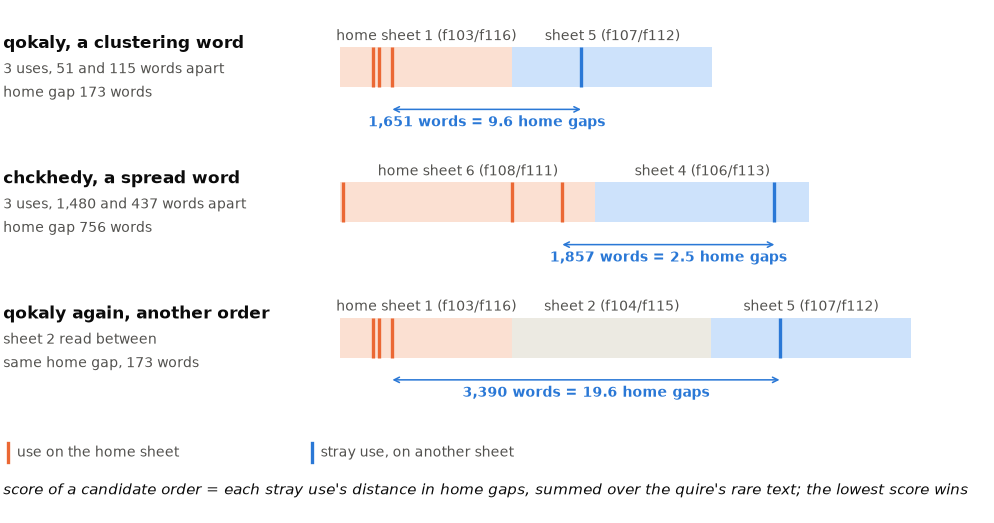

The Python source for this figure:
"""Executive-summary figure: the cluster-scaled score (record §14) on two real words of quire T.

Three rows on one scale in words.  A word's home sheet (the sheet holding most of its uses)
is drawn as a band with the uses as ticks; the gaps between them set the home gap.  The
sheet holding the word's one stray use is drawn read directly after the home sheet, and the
stray's distance to the nearest home use is given in words and in home gaps (distance / home
scale), which is what the stray costs.
  row 1  qokaly:   three uses 51 and 115 words apart on sheet 1 (home gap 173), stray on
                   sheet 5 at 1,651 words = 9.6 home gaps
  row 2  chckhedy: three uses 1,480 and 437 apart on sheet 6 (home gap 756), stray on
                   sheet 4 at 1,857 words = 2.5 home gaps.  Almost the same distance, a quarter
                   of the cost: the plain average would count these two strays alike.
  row 3  qokaly with sheet 2 read between: 3,390 words = 19.6 home gaps.  The order moves the
                   distance, never the home gap.

Source: data/derived_burst_example.json (from derive_burst_example.py; IT2a, word unit,
home gap per scripts/quire_order_burst.py).
"""

import json
import os

from style import *  # noqa: F401,F403

HERE = os.path.dirname(os.path.abspath(__file__))
D = json.load(open(os.path.join(HERE, "..", "data", "derived_burst_example.json")))
B, S = D["burst"], D["spread"]
SL, SF = {int(k): v for k, v in D["sheet_len"].items()}, {int(k): v for k, v in D["sheet_folios"].items()}
BETWEEN = D["between_sheet"]

C_HOME_WASH = "#fbe0d2"  # light accent wash for the home sheet
C_STRAY_WASH = C_BLUE_WASH
C_MID_WASH = "#eceae2"

fig, ax = plt.subplots(figsize=(W_FULL, 3.3))
despine_all(ax)
ax.grid(False)
ax.set_xticks([])
ax.set_yticks([])
X0 = -2950
ax.set_xlim(X0, 5700)
ax.set_ylim(-0.85, 3.55)
H = 0.34  # band height


def band(y, x0, L, color, label):
    ax.add_patch(plt.Rectangle((x0, y - H / 2), L, H, facecolor=color, edgecolor="none", zorder=1))
    ax.text(x0 + L / 2, y + H / 2 + 0.03, label, fontsize=6.4, color=INK2, ha="center", va="bottom")


def uses(y, xs, color):
    for x in xs:
        ax.plot([x, x], [y - H / 2, y + H / 2], color=color, lw=1.5, solid_capstyle="butt", zorder=3)


def gap_arrow(y, x0, x1, text, color=INK2, dy=-0.36, fs=6.4, weight="normal"):
    ax.annotate("", xy=(x1, y + dy), xytext=(x0, y + dy),
                arrowprops=dict(arrowstyle="<->,head_length=0.3,head_width=0.15", color=color, lw=0.7, shrinkA=0, shrinkB=0))
    ax.text((x0 + x1) / 2, y + dy - 0.05, text, fontsize=fs, color=color, ha="center", va="top", fontweight=weight)


def row(y, title, sub, ex, between=None):
    ax.text(X0, y + 0.2, title, fontsize=7.6, color=INK, ha="left", va="center", fontweight="semibold")
    for k, line in enumerate(sub):
        ax.text(X0, y - 0.02 - 0.2 * k, line, fontsize=6.4, color=INK2, ha="left", va="center")
    hl, hp = ex["home_len"], ex["home_positions"]
    band(y, 0, hl, C_HOME_WASH, f"home sheet {ex['home_sheet']} ({ex['home_folios']})")
    uses(y, hp, C_ACCENT)
    x = hl
    if between is not None:
        band(y, x, SL[between], C_MID_WASH, f"sheet {between} ({SF[between]})")
        x += SL[between]
    band(y, x, ex["stray_len"], C_STRAY_WASH, f"sheet {ex['stray_sheet']} ({ex['stray_folios']})")
    xs = x + ex["stray_offset"]
    uses(y, [xs], C_IT2A)
    d = xs - hp[-1]
    lam = ex["lambda"]
    gap_arrow(y, hp[-1], xs, f"{d:,} words = {d / lam:.1f} home gaps", color=C_IT2A, weight="semibold")
    return d


# row 1: the clustering word
row(3.0, f"{B['word']}, a clustering word",
    (f"{len(B['home_positions'])} uses, {B['home_gaps'][0]} and {B['home_gaps'][1]} words apart", f"home gap {B['lambda']:.0f} words"), B)
# row 2: the spread word
row(1.85, f"{S['word']}, a spread word",
    (f"{len(S['home_positions'])} uses, {S['home_gaps'][0]:,} and {S['home_gaps'][1]} words apart", f"home gap {S['lambda']:.0f} words"), S)
# row 3: the clustering word under an order with one more sheet between
row(0.7, f"{B['word']} again, another order", (f"sheet {BETWEEN} read between", f"same home gap, {B['lambda']:.0f} words"), B, between=BETWEEN)

# legend-like notes
ax.plot([X0 + 40, X0 + 40], [-0.28 - 0.08, -0.28 + 0.08], color=C_ACCENT, lw=1.5)
ax.text(X0 + 120, -0.28, "use on the home sheet", fontsize=6.4, color=INK2, ha="left", va="center")
ax.plot([X0 + 2700, X0 + 2700], [-0.28 - 0.08, -0.28 + 0.08], color=C_IT2A, lw=1.5)
ax.text(X0 + 2780, -0.28, "stray use, on another sheet", fontsize=6.4, color=INK2, ha="left", va="center")
ax.text(X0, -0.6, "score of a candidate order = each stray use's distance in home gaps, summed over the quire's rare text; the lowest score wins",
        fontsize=6.8, color=INK, ha="left", va="center", style="italic")
fig.subplots_adjust(left=0.01, right=0.99, top=0.99, bottom=0.01)
save(fig, "fig_es_metric")
print(f"ok: {B['word']} {B['score_after']:.1f} home gaps, {S['word']} {S['score_after']:.1f} home gaps, "
      f"between: {(B['d_after'] + SL[BETWEEN]) / B['lambda']:.1f}")
